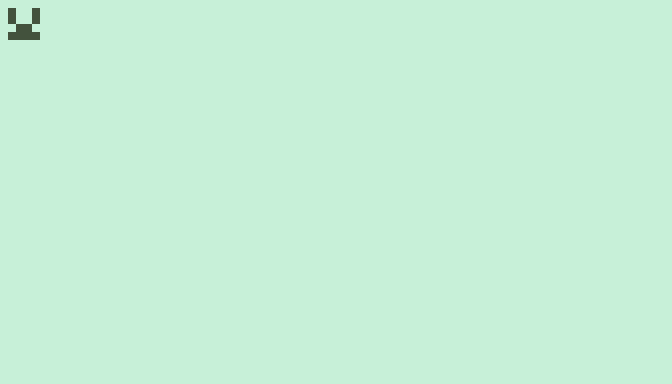
Frame 1 (no input)
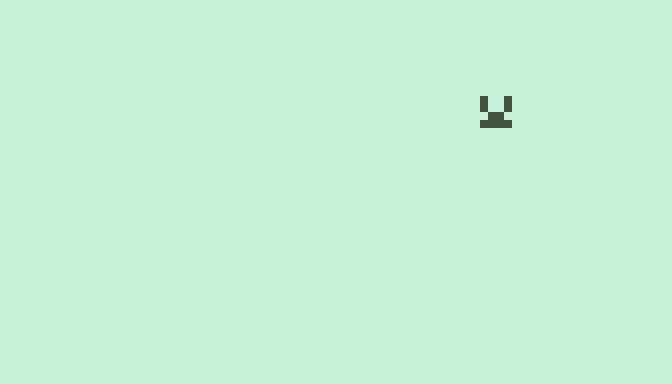
Frame 60 (no input)
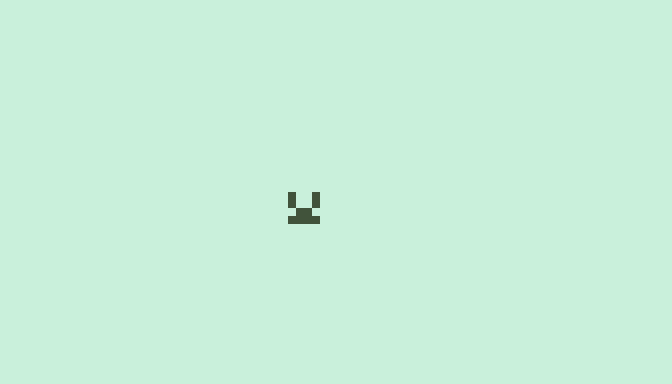
Frame 120 (the mouse pressed at the canvas centre since frame 60)

The p5.js sketch that drew these frames (run headless with seeded random() and noise() and a simulated clock; from frame 60 on, the mouse is pressed at the canvas centre):

// p5.js sketch
// ── sketch.js
//Pixel engine made with p5.js for the
//Nokia 3310 game jam
//Feel free to use this! Please do hack, modify and improve this 
//at your will

//Array representing the pixels
var screen = [];

//Number of pixels vertically and horizontally
var px = 84;
var py = 48;

//The size of each pixel in world space
var pSize = 8;

//Colours representing the colours of the real Nokia 3310.
//These are set in the setup() function and can be changed to any value
var white;
var black;

//sprites should be formatted like this:
//in string form, with the chararacter _ representing an empty pixel(white)
//and the character # representing a filled(black) pixel
//these sprites can then be drawn with the function drawSprite()
//i might make a sprite editor later on

//make sure all lines of the string are the same length
var testSprite = [
  "#__#",
  "#__#",
  "_##_",
  "####",
];

function setup() {
  white = color(199, 240, 216);
  black = color(67, 82, 61);

  createCanvas(px * pSize, py * pSize);

  clearScreen(0);

  
  //Edit this out
  for (var i = 0; i < px; i++) {
    for (var j = 0; j < py; j++) {
      if (random(5) > 3) setScreen(i, j, 1);
    }
  }
  
  //debug
  
  console.log("width of testSprite: " + getWidth(testSprite));
  console.log("height of testSprite: " + getHeight(testSprite));
  //
}

function draw() {
  background(white);
  
  //if you do this as 1, framerate goes ouch
  //when you need a black background, then just use
  //background(black);
  clearScreen(0);
  
  //Draw stuff here
  
  //test
  drawSprite(frameCount%px, frameCount%py, testSprite);
  
  //
  
  //You can edit this out too
  if (frameCount % 60 == 0) {
    console.log(floor(frameRate()));
  }
  //
  
  //Always put this function at the very end of the draw() loop
  drawScreen();
}

function drawScreen(){
  noStroke();

  for (var i = 0; i < px; i++) {
    for (var j = 0; j < py; j++) {
      if (screen[i][j] == 1) {
        fill(black);
        rect(i * pSize, j * pSize, pSize, pSize);
      }
    }
  }
}

//x = x position, y = y position, c = set value
function setScreen(x, y, c) {
  if (x >= 0 && x < px && y >= 0 && y < py) {
    screen[x][y] = c;
  }
}

//x = x position, y = y position, s = sprite, o = draw over other sprites?
//Sorry, no built-in animated sprites yet :(
function drawSprite(x, y, s, o) {
  //Sprites are drawn from the TOP-LEFT corner
  //This is to match the default in p5js
  
  var w = getWidth(s);
  var h = getHeight(s);
  
  for(var i = 0; i < w; i++) {
    for(var j = 0; j < h; j++) {
      var val = s[i][j];
      var rx = x+j;
      var ry = y+i;
      
      switch(val) {
        case '_':
          if(o) {
            setScreen(rx, ry, 0);
          }
          break;
        case '#':
          setScreen(rx, ry, 1)
          break;
      }
    }
  }
}

//wb = white(0) or black(1) so the colour which the new grid is to be filled with
function clearScreen(wb) {
  screen = [];

  for (var i = 0; i < px; i++) {
    screen.push(new Array(py));
  }
  
  if(wb == 1) {
     for(var i = 0; i < px; i++) {
       for(var j = 0; j < py; j++) {
         screen[i][j] = wb;
       }
     }
  }
}

//sp = sprite
function getWidth(sp) {
  //This will only work if all lines of your sprite's String array/grid thingy
  //Are all the same length
  //Otherwise errors might happen
  return sp[0].length;
}

//sp = sprite
function getHeight(sp) {
  return sp.length;
}
